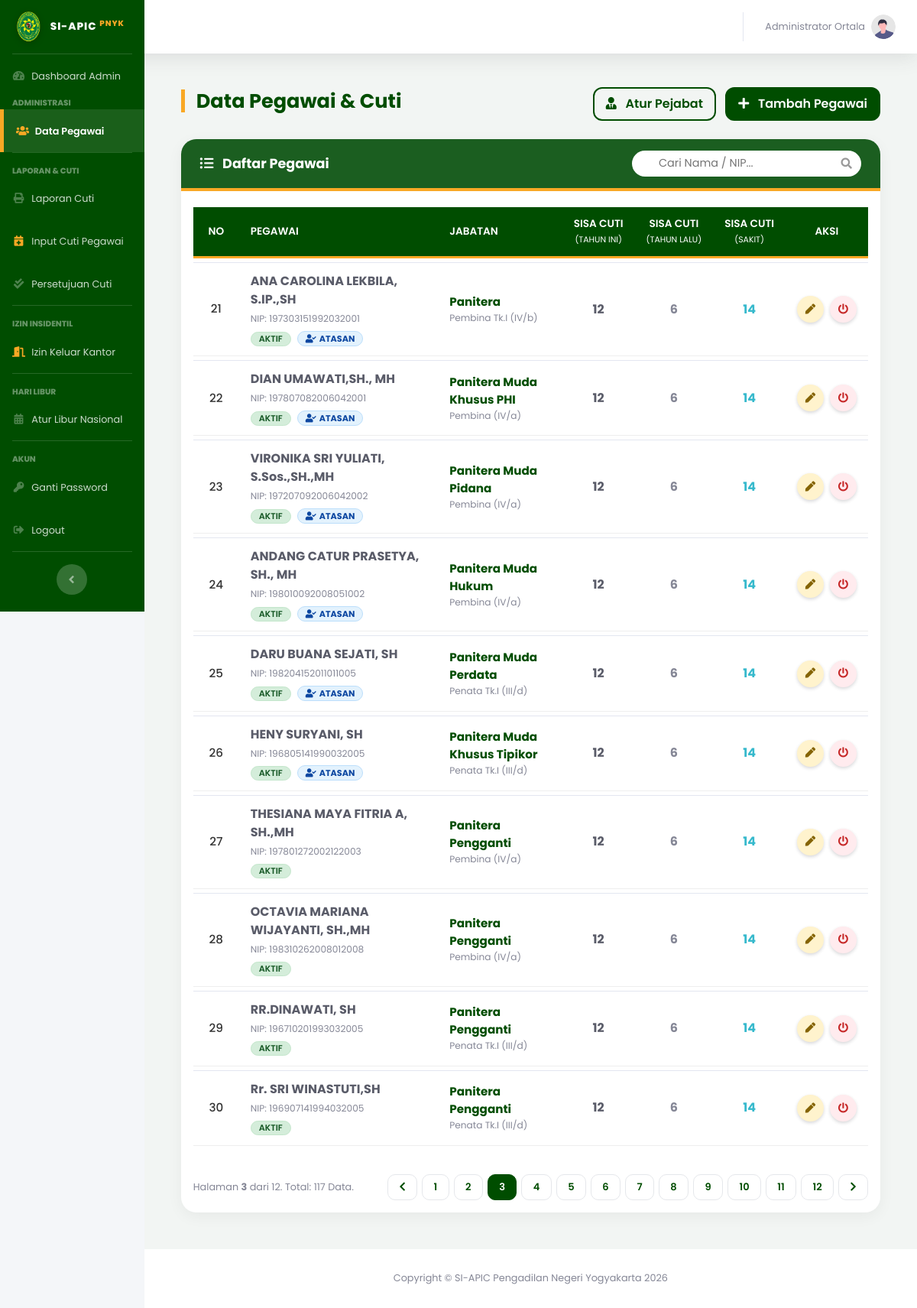
/index.php?page=data_pegawai&halaman=3 (signed in), run on an earlier commit of the app's database.
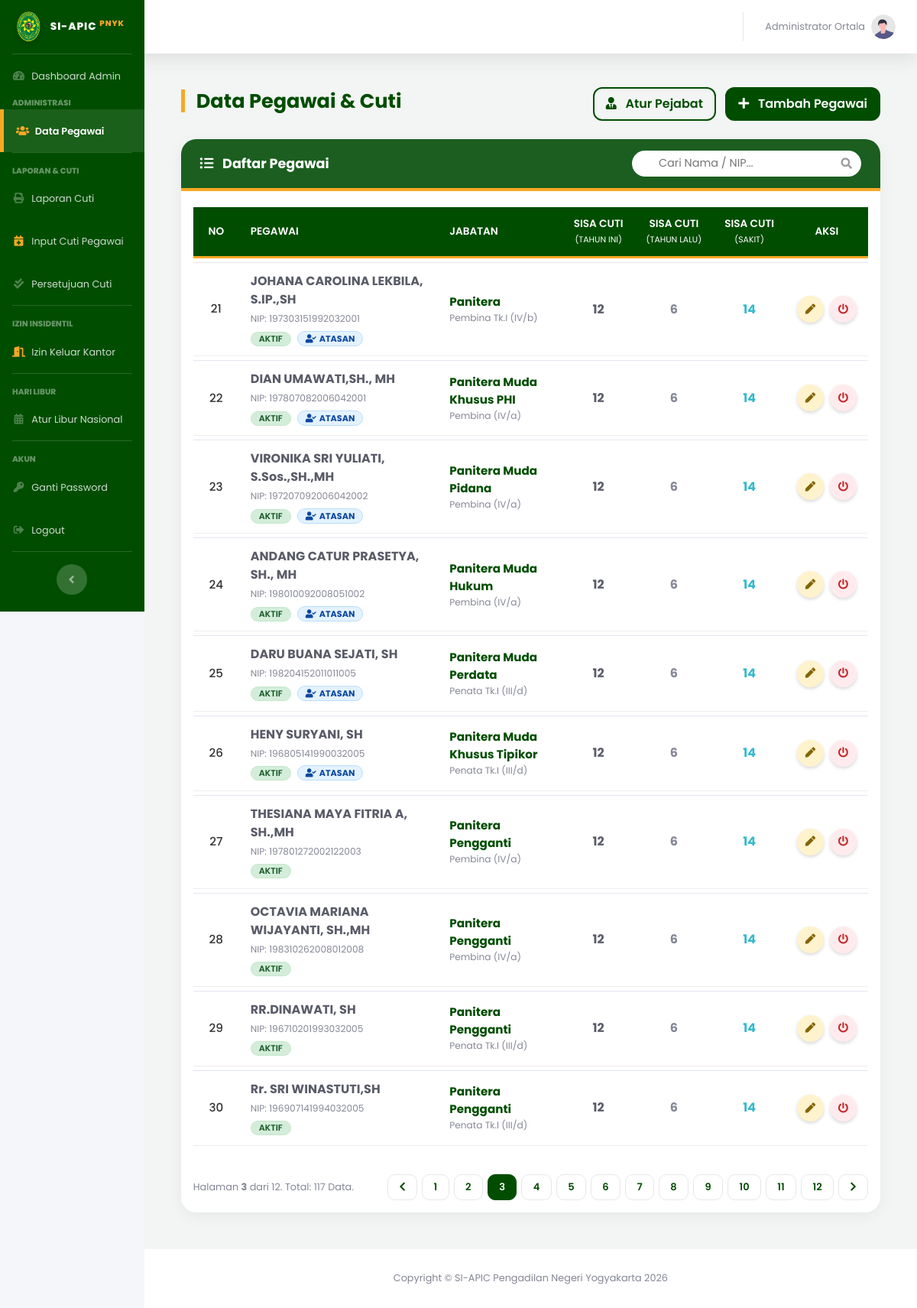
And on a later commit of the database.
### tables this page shows
CREATE TABLE `users` (
  `id_user` int(11) NOT NULL,
  `nip` varchar(30) NOT NULL,
  `masa_kerja` varchar(50) DEFAULT NULL,
  `password` varchar(255) NOT NULL,
  `nama_lengkap` varchar(100) NOT NULL,
  `jabatan` varchar(100) DEFAULT NULL,
  `kategori_laporan` enum('HAKIM KARIR DAN AD HOC','PANITERA DAN PANMUD','SEKRETARIS DAN KASUBBAG','PANITERA PENGGANTI','JURUSITA','JURUSITA PENGGANTI','STAF') NOT NULL,
  `pangkat` varchar(50) DEFAULT NULL,
  `unit_kerja` varchar(100) DEFAULT 'Pengadilan Negeri Yogyakarta',
  `no_telepon` varchar(20) DEFAULT NULL,
  `role` enum('admin','user') NOT NULL,
  `is_atasan_langsung` tinyint(1) DEFAULT 0 COMMENT '1=Bisa TTD, 0=Staf Biasa',
  `sisa_cuti_n` int(11) DEFAULT 12,
  `sisa_cuti_n1` int(11) DEFAULT 0,
  `sisa_cuti_n2` int(11) DEFAULT 0,
  `kuota_cuti_sakit` int(11) DEFAULT 14,
  `created_at` timestamp NOT NULL DEFAULT current_timestamp(),
  `status_akun` enum('aktif','nonaktif') DEFAULT 'aktif',
  `id_atasan` int(11) DEFAULT NULL,
  `is_atasan` enum('0','1') DEFAULT '0'
);

### pages/admin/data_pegawai.php (the view, shortened to what the changed rows need)
<?php
$batas = 10;
$halaman = isset($_GET['halaman']) ? (int)$_GET['halaman'] : 1;
$halaman_awal = ($halaman > 1) ? ($halaman * $batas) - $batas : 0;
$where_clause = "";
$nomor = $halaman_awal + 1;
?>
<div class="container-fluid mb-5">
    <div class="card card-pn-custom">
        <div class="card-body p-0">
            <div id="area_tabel" class="p-3">
                <div class="table-responsive">
                    <table class="table table-custom table-hover">
                        <thead class="thead-pn">
                            <tr>
                                <th class="col-fixed-no">No</th>
                                <th class="text-left" style="min-width: 250px;">Pegawai</th>
                                <th class="text-left" style="min-width: 150px;">Jabatan</th>
                                <th class="text-center" width="10%">Sisa Cuti<br><small>(Tahun Ini)</small></th>
                                <th class="text-center" width="10%">Sisa Cuti<br><small>(Tahun Lalu)</small></th>
                                <th class="text-center" width="10%">Sisa Cuti<br><small>(Sakit)</small></th>
                                <th class="text-center" width="12%">Aksi</th>
                            </tr>
                        </thead>
                        <tbody>
                            <?php
                            $query_string = "SELECT u.* FROM users u $where_clause ORDER BY u.id_user ASC LIMIT $halaman_awal, $batas";
                            $query_pegawai = mysqli_query($koneksi, $query_string);
                            if (!$query_pegawai) {
                                echo "<tr><td colspan='7' class='text-center text-danger font-weight-bold py-4'>Error: " . mysqli_error($koneksi) . "</td></tr>";
                            } elseif (mysqli_num_rows($query_pegawai) == 0) {
                                echo "<tr><td colspan='7' class='text-center text-secondary py-5'><i class='fas fa-inbox fa-3x mb-3 text-gray-300'></i><br>Data tidak ditemukan.</td></tr>";
                            } else {
                                while ($data = mysqli_fetch_array($query_pegawai)) {
                                    $is_active = ($data['status_akun'] == 'aktif');
                                    $pangkat_text = isset($data['pangkat']) && !empty($data['pangkat']) ? $data['pangkat'] : '-';
                            ?>
                            <tr class="align-middle" <?php echo !$is_active ? 'style="background-color: #f8f9fa; opacity: 0.8;"' : ''; ?>>
                                <td class="col-fixed-no"><?php echo $nomor++; ?></td>
                                <td>
                                    <div class="d-flex flex-column justify-content-center">
                                        <div class="d-flex align-items-center">
                                            <span class="font-weight-bold text-dark" style="font-size: 1rem;"><?php echo $data['nama_lengkap']; ?></span>
                                        </div>
                                        <span class="small text-secondary mt-1">NIP: <?php echo $data['nip']; ?></span>
                                        <div class="mt-1">
                                            <?php if($is_active): ?>
                                                <span class="badge badge-status-active">AKTIF</span>
                                            <?php else: ?>
                                                <span class="badge badge-status-inactive">NONAKTIF</span>
                                            <?php endif; ?>
                                            <?php if($data['is_atasan'] == '1'): ?>
                                                <span class="badge badge-atasan ml-1"><i class="fas fa-user-check mr-1"></i>ATASAN</span>
                                            <?php endif; ?>
                                        </div>
                                    </div>
                                </td>
                                <td>
                                    <div class="d-flex flex-column justify-content-center">
                                        <span class="font-weight-bold text-pn" style="font-size: 0.95rem;"><?php echo $data['jabatan']; ?></span>
                                        <small class="text-muted"><?php echo $pangkat_text; ?></small>
                                    </div>
                                </td>
                                <td class="text-center">
                                    <span class="font-weight-bold text-dark" style="font-size:1rem;"><?php echo $data['sisa_cuti_n']; ?></span>
                                </td>
                                <td class="text-center text-secondary font-weight-bold" style="font-size:1rem;">
                                    <?php echo $data['sisa_cuti_n1']; ?>
                                </td>
                                <td class="text-center text-info font-weight-bold" style="font-size:1rem;">
                                    <?php echo $data['kuota_cuti_sakit']; ?>
                                </td>
                                <td class="text-center">
                                    <div class="d-flex justify-content-center">
                                        <button type="button" class="btn-circle-action btn-edit shadow-sm mr-2" data-toggle="modal" data-target="#modalEdit<?php echo $data['id_user']; ?>" title="Edit Data">
                                            <i class="fas fa-pen fa-sm"></i>
                                        </button>
                                        <?php if($is_active): ?>
                                            <button onclick="konfirmasiStatus('<?php echo $data['id_user']; ?>', 'nonaktifkan', '<?php echo addslashes($data['nama_lengkap']); ?>')" class="btn-circle-action btn-off shadow-sm" title="Nonaktifkan Akun">
                                                <i class="fas fa-power-off fa-sm"></i>
                                            </button>
                                        <?php else: ?>
                                            <button onclick="konfirmasiStatus('<?php echo $data['id_user']; ?>', 'aktifkan', '<?php echo addslashes($data['nama_lengkap']); ?>')" class="btn-circle-action btn-on shadow-sm" title="Aktifkan Akun">
                                                <i class="fas fa-check fa-sm"></i>
                                            </button>
                                        <?php endif; ?>
                                    </div>
                                </td>
                            </tr>
                            <?php } } ?>
                        </tbody>
                    </table>
                </div>
            </div>
        </div>
    </div>
</div>

What changed in the data, as far as the page shows it:
changed users "Panitera": nama_lengkap "ANA CAROLINA LEKBILA, S.IP.,SH" → "JOHANA CAROLINA LEKBILA, S.IP.,SH"
